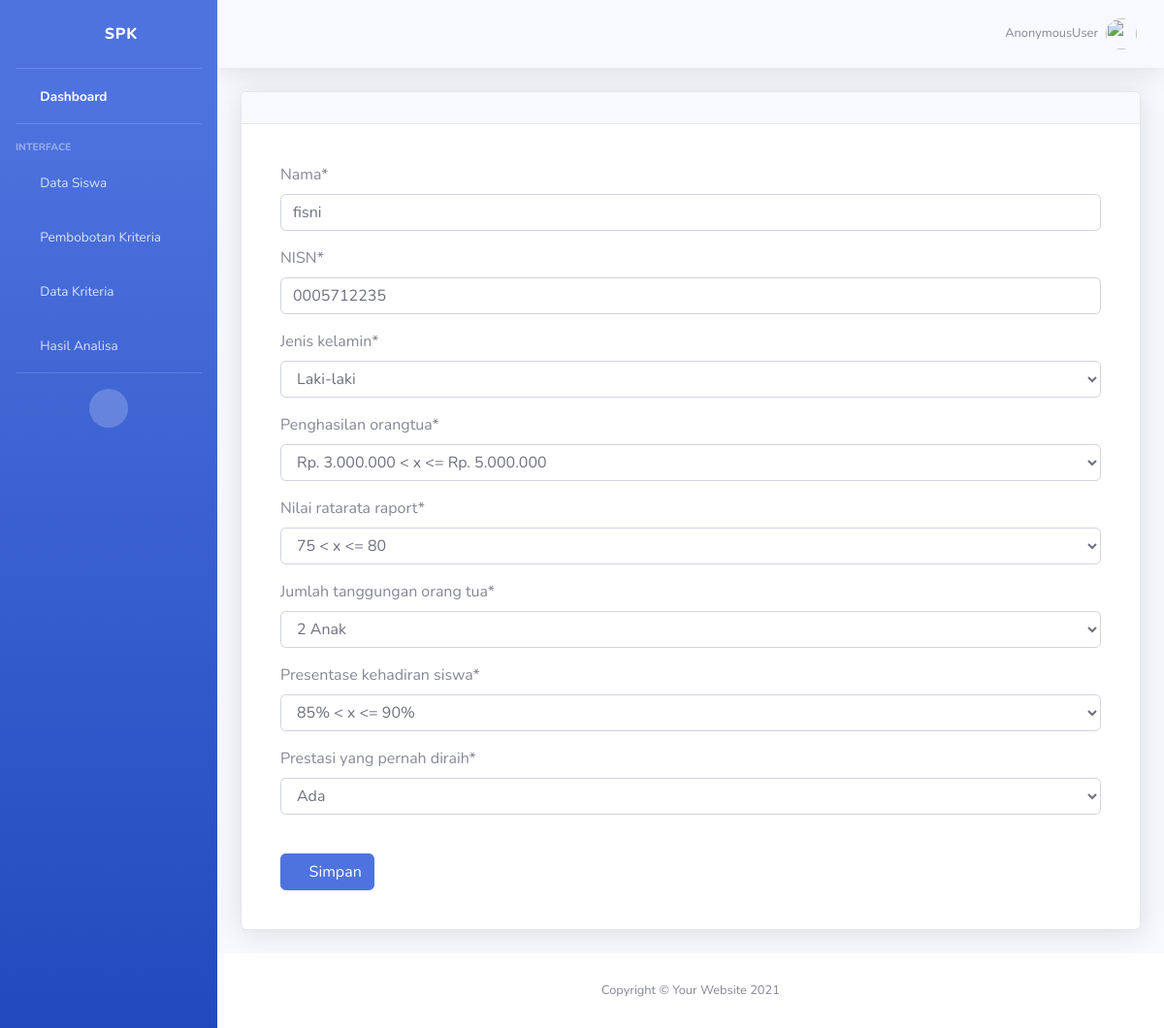
The app's page /updatedatasiswa/1 with its own data.
### belajarApp/models.py (models this page shows, shortened)
class DataSiswa(models.Model):
    jk=(('Laki-laki','Laki-laki'),('Perempuan','Perempuan'))
    Nama=models.CharField(max_length=100)
    NISN=models.CharField(max_length=10)
    jenis_kelamin=models.CharField(default=1, choices=jk, max_length=30)
    Penghasilan_orangtua=models.ForeignKey(JumlahPenghasilanOrtu, on_delete=models.CASCADE)
    Nilai_ratarata_raport=models.ForeignKey(NilaiRatarataRaport, on_delete=models.CASCADE)
    Jumlah_tanggungan_orang_tua=models.ForeignKey(JumlahTanggunganOrangTua, on_delete=models.CASCADE)
    Presentase_kehadiran_siswa=models.ForeignKey(PresentaseKehadiranSiswa, on_delete=models.CASCADE)
    Prestasi_yang_pernah_diraih=models.ForeignKey(Prestasiyangdiraih, on_delete=models.CASCADE)

### belajarApp/views.py (the view, shortened to what this page needs)
# urls.py: path('updatedatasiswa/<str:pk>',views.updatedatasiswa, name='updatedatasiswa'),
def updatedatasiswa(request,pk):
    judul="Update Data Siswa"
    datasiswa=DataSiswa.objects.get(id=pk)
    form = DataSiswaform(instance=datasiswa)
    context={'form':form, 'judul':judul}
    return render(request, 'indriapp/adddata.html',context)

### belajarApp/form.py
class DataSiswaform(ModelForm):
    class Meta:
        model=DataSiswa
        fields='__all__'
        widgets={
            'Nama':forms.TextInput(attrs={'class':'form-control','required':True,}),
            'NISN':forms.TextInput(attrs={'class':'form-control','required':True,}),
            'jenis_kelamin':forms.Select(attrs={'class':'form-control','required':True,}),
            'Penghasilan_orangtua':forms.Select(attrs={'class':'form-control','required':True,}),
            'Nilai_ratarata_raport':forms.Select(attrs={'class':'form-control','required':True,}),
            'Jumlah_tanggungan_orang_tua':forms.Select(attrs={'class':'form-control','required':True,}),
            'Presentase_kehadiran_siswa':forms.Select(attrs={'class':'form-control','required':True,}),
            'Prestasi_yang_pernah_diraih':forms.Select(attrs={'class':'form-control','required':True,}),
        }

### belajarApp/models.py (called while the page is built)
    def __str__(self):
        return self.Name

    def __str__(self):
        return self.Name

    def __str__(self):
        return self.Name

    def __str__(self):
        return self.Name

    def __str__(self):
        return self.Name

### templates/indriapp/adddata.html (shortened to what this page needs)
{% extends './index.html' %}
{% load crispy_forms_tags %}
{% load static %}
{% block content %}
<div class="container-fluid">
    <div class="card shadow mb-4">
        <div class="card-header py-3">
        </div>
        <div class="card-body">
            <div class = "card-body">
                <form action="" method="POST">
                    {{ form | crispy}}
                    <br>
                    <button class="btn btn-primary" type="submit" value="submit" name="submit"><i class="fas fa-save"></i> Simpan</button>
                    <br>
                </form>
            </div>
        </div>
    </div>
</div>
</div>
{% endblock content %}

### records on screen
DataSiswa: Nama "fisni", NISN "0005712235", jenis_kelamin "Laki-laki", Penghasilan_orangtua "Rp. 3.000.000 < x <= Rp. 5.000.000", Nilai_ratarata_raport "75 < x <= 80", Jumlah_tanggungan_orang_tua "2 Anak", Presentase_kehadiran_siswa "85% < x <= 90%", Prestasi_yang_pernah_diraih "Ada"

### other values on screen
{{ request.user }} "AnonymousUser"
